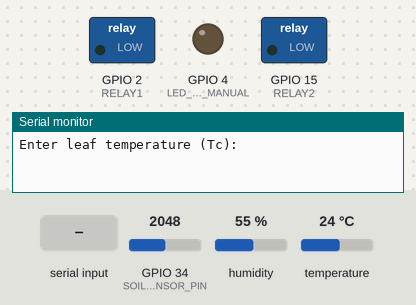
Simulated run of this sketch. Board: ESP32. Parts: switched loads named in the sketch (green lamp = pin HIGH), output pins drawn as LEDs (lit = HIGH), the last lines printed to the serial monitor. Inputs (shaded band) come from the test bench; at power-on: GPIO 34 (SOIL_SENSOR_PIN) = 2048, humidity 55 %, temperature 24 °C.

Above: at 1.2 s.
1.3 s: "90,45\n" received over Serial
At 2.1 s:
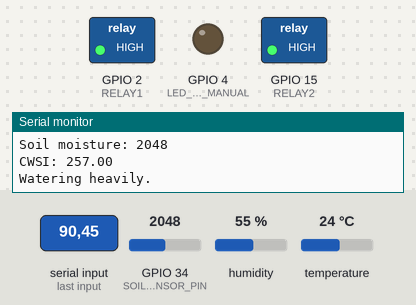
Timing chart, 0 to 13.8 s (numbered marks = the images above; inputs shaded):
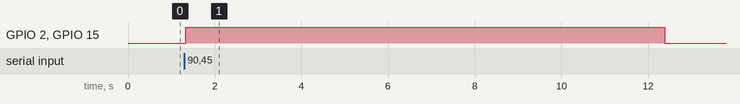

The sketch:

D_aTr_nC_yTr_ngS_D_ng___m__t.ino
```cpp
//Phương pháp dựa trên cây trồng Sử dụng độ ẩm đất + CWSI, không xét thời tiết
#include <DHT.h>
#include <WiFi.h>

// Cấu hình DHT
#define DHTPIN 14
#define DHTTYPE DHT11
DHT dht(DHTPIN, DHTTYPE);

// Cấu hình GPIO
#define RELAY1 2
#define RELAY2 15
#define LED_AUTO_MANUAL 4
#define BUTTON_AUTO_MANUAL 5
#define SOIL_SENSOR_PIN 34 // Chân cảm biến độ ẩm đất

float Tc;  // Nhiệt độ tán lá (nhập tay)
float Ta;  // Nhiệt độ không khí (đọc từ DHT11)
float VPD = 1.5;  // Giá trị VPD (có thể thay đổi)
float VPG = 2.0;  // Giá trị VPG (có thể thay đổi)

// Hàm đọc dữ liệu độ ẩm đất
int readSoilMoisture() {
  int value = analogRead(SOIL_SENSOR_PIN); // Đọc giá trị cảm biến độ ẩm
  return value;
}

// Hàm tính toán CWSI
float calculateCWSI(float Tc, float Ta) {
  float a = 1.0, b = 0.5;  // Các hằng số trong công thức
  float Ta_L = a + b * VPD;  // Đường cơ sở thấp
  float Ta_U = a + b * VPG;  // Đường cơ sở cao
  return ((Tc - Ta) - Ta_L) / (Ta_U - Ta_L);  // Công thức tính CWSI
}

// Hàm logic mờ cho tưới tiêu (dựa trên CWSI và độ ẩm đất)
int fuzzyLogic(float CWSI, int soilMoisture) {
  if (CWSI < 0.2 && soilMoisture > 600) {
    return 0;  // Không tưới
  } else if ((CWSI >= 0.2 && CWSI < 0.6) || (soilMoisture > 300 && soilMoisture <= 600)) {
    return 1;  // Tưới một lượng vừa phải
  } else {
    return 2;  // Tưới nhiều
  }
}

void setup() {
  Serial.begin(115200);
  dht.begin();  // Khởi tạo cảm biến DHT11
  pinMode(RELAY1, OUTPUT);
  pinMode(RELAY2, OUTPUT);
  pinMode(LED_AUTO_MANUAL, OUTPUT);  // Đèn báo chế độ tự động / thủ công
  pinMode(BUTTON_AUTO_MANUAL, INPUT_PULLUP);  // Nút chuyển chế độ tự động / thủ công
}

void loop() {
  // Nhập nhiệt độ tán lá (Tc) từ người dùng qua Serial Monitor
  Serial.println("Enter leaf temperature (Tc):");
  while (Serial.available() == 0) {
    // Chờ người dùng nhập giá trị
  }
  Tc = Serial.parseFloat();  // Đọc giá trị nhập từ Serial

  // Đọc nhiệt độ không khí từ cảm biến DHT11
  Ta = dht.readTemperature();
  if (isnan(Ta)) {
    Serial.println("Failed to read temperature from DHT sensor!");
    return;
  }

  // Đọc độ ẩm đất
  int soilMoisture = readSoilMoisture();

  // In thông tin
  Serial.print("Leaf temperature (Tc): ");
  Serial.println(Tc);
  Serial.print("Air temperature (Ta): ");
  Serial.println(Ta);
  Serial.print("Soil moisture: ");
  Serial.println(soilMoisture);

  // Tính toán CWSI
  float CWSI = calculateCWSI(Tc, Ta);
  Serial.print("CWSI: ");
  Serial.println(CWSI);

  // Quyết định tưới tiêu
  int action = fuzzyLogic(CWSI, soilMoisture);
  if (action == 0) {
    Serial.println("No watering needed.");
    digitalWrite(RELAY1, LOW);  // Tắt bơm nước
    digitalWrite(RELAY2, LOW);
  } else if (action == 1) {
    Serial.println("Watering moderately.");
    digitalWrite(RELAY1, HIGH); // Bật bơm một phần
    digitalWrite(RELAY2, LOW);
  } else {
    Serial.println("Watering heavily.");
    digitalWrite(RELAY1, HIGH); // Bật cả hai relay
    digitalWrite(RELAY2, HIGH);
  }

  delay(5000);  // Chờ 5 giây trước khi đọc lại
}
```

Measured:
- after the input at 1.3 s, GPIO 2 (RELAY1), GPIO 15 (RELAY2): LOW → HIGH at once, → LOW 11.1 s later
